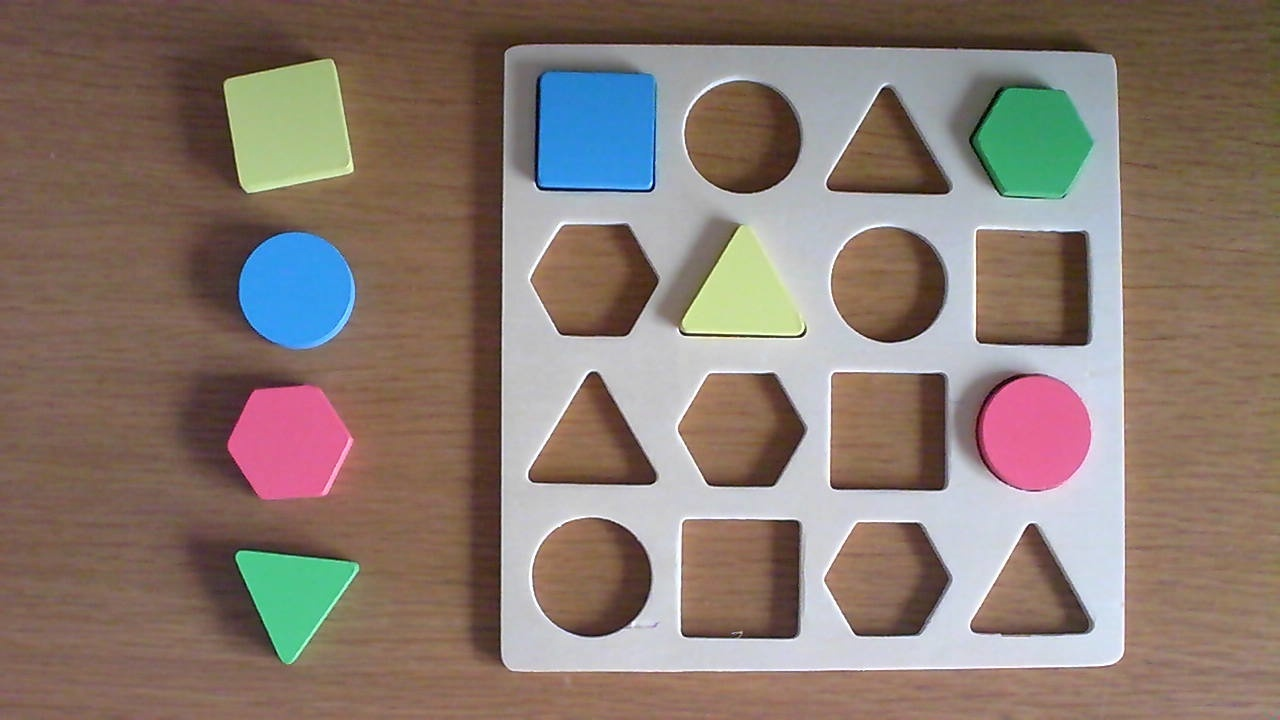
#> input picture src/img/img.jpg, 1280 x 720 px
$ python -i segment_color.py   (imports and definitions only)
#> lines starting #> are read from the running program, lines starting #| are printed output that depends on the picture; after the words box and inside, x2 and y2 are one past the last pixel; in counts of white or black regions, pixels touching at a corner belong together
#> further down, picture is the input picture: shape (720, 1280, 3); mean B, G, R 111.8, 121.1, 136.8
#> in get_segmented_imgs, `self.lab = cv2.cvtColor(img, cv2.COLOR_BGR2Lab)`: self.lab: shape (720, 1280, 3); mean of channels 0, 1, 2 132.5, 133.9, 136.4
import cv2
import numpy as np

'''Clase para segmentar por colores usando color lab'''
class SegmentColor:

    def __init__(self):
        self.img = None
        self.lab = None

    '''Mascara de color azul'''
    def _get_blue_shapes(self):
        lower = np.array([80, -50, -30])
        upper = np.array([255, 185, 120])
        mask = cv2.inRange(self.lab, lower, upper)
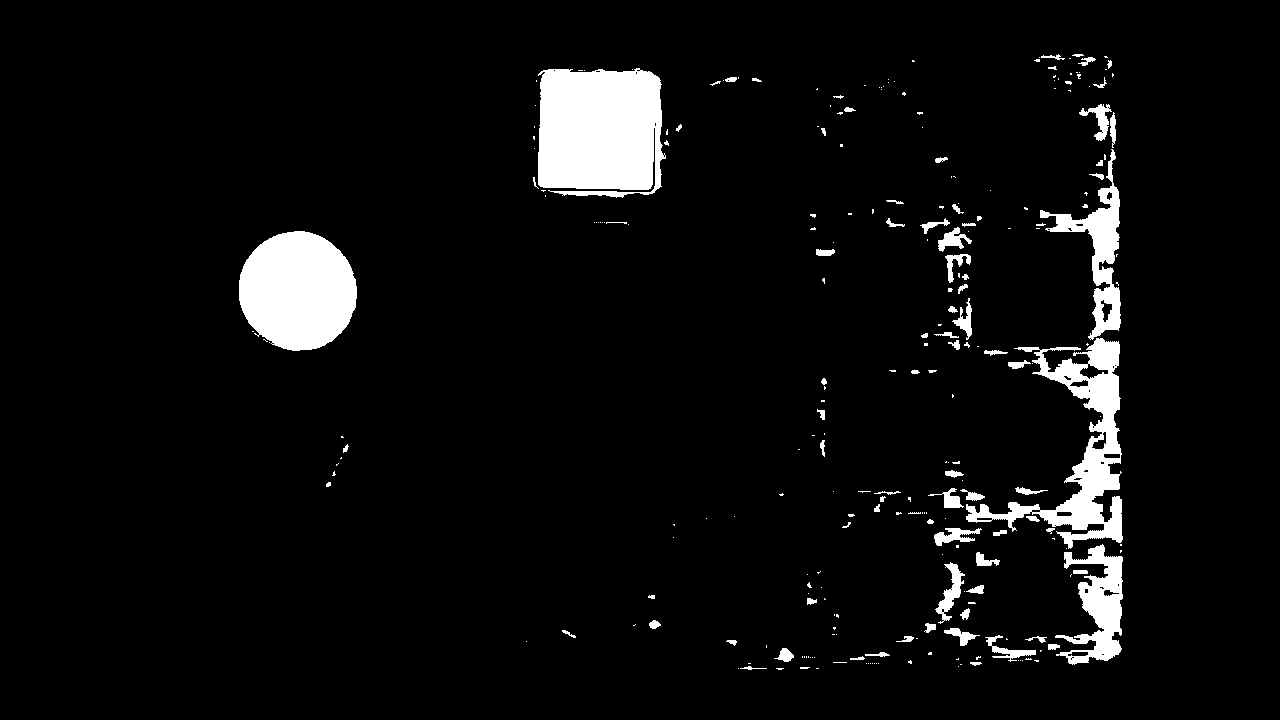
#> mask: shape (720, 1280); 5.5% white; 260 white regions (175 under 20 px), largest, box (x1, y1, x2, y2) and area: (538, 68, 666, 198) 14659, (239, 231, 357, 351) 11031, (966, 338, 1123, 549) 8894
        return self._delete_noise(self.img, mask)

    '''Mascara de color verde'''
    def _get_green_shapes(self):
        lower = np.array([0, -100, 0])
        upper = np.array([200, 120, 180])
        mask = cv2.inRange(self.lab, lower, upper)
        return self._delete_noise(self.img, mask)

    '''Mascara de color rojo'''
    def _get_red_shapes(self):
        lower = np.array([0, 150, -255])
        upper = np.array([255, 255, 255])
        mask = cv2.inRange(self.lab, lower, upper)
        return self._delete_noise(self.img, mask)

    '''Mascara de color amarillo'''
    def _get_yellow_shapes(self):
        lower = np.array([185, 100, 140])
        upper = np.array([255, 120, 255])
        mask = cv2.inRange(self.lab, lower, upper)
        return self._delete_noise(self.img, mask)

    '''Metodo para eliminar ruido y mejorar la deteccion del la fomra con color uniforme'''
    def _delete_noise(self, img, mask, soft=True):
#> called with soft = True
        if soft:
            # Se aplica una operación de apertura para eliminar el ruido
            kernel = cv2.getStructuringElement(cv2.MORPH_ELLIPSE, (11, 11))
            mask = cv2.morphologyEx(mask, cv2.MORPH_OPEN, kernel)
#> mask: shape (720, 1280); 4% white; 20 white regions, largest, box (x1, y1, x2, y2) and area: (538, 69, 662, 190) 13767, (239, 231, 357, 351) 11009, (1082, 546, 1122, 658) 2595
            # Aplicar una operación de cierre para unir áreas de piel cercanas
            mask = cv2.morphologyEx(mask, cv2.MORPH_CLOSE, kernel)
#> mask: shape (720, 1280); 4.1% white; 12 white regions, largest, box (x1, y1, x2, y2) and area: (538, 69, 662, 190) 13774, (239, 231, 357, 351) 11009, (1043, 338, 1122, 541) 6458
            # Refinar la máscara mediante suavizado y eliminación de pequeños componentes
            mask = cv2.GaussianBlur(mask, (5, 5), 0)
        mask = cv2.erode(mask, None, iterations=2)
        mask = cv2.dilate(mask, None, iterations=2)
        #Se aplica la mascara a la imagen y se obtiene el resultado
        return cv2.bitwise_and(img, img, mask=mask)

    '''Metodo principal para optener la segmetacion por colores con los filtros definidos'''
    def get_segmented_imgs(self, img):
        self.img = img
        #Se necesita la imagen en Color Lab ya que los colores se ven mejor
        self.lab = cv2.cvtColor(img, cv2.COLOR_BGR2Lab)
        #Se aplican los filtros
        b = self._get_blue_shapes()
        g = self._get_green_shapes()
#> in _get_green_shapes, `mask = cv2.inRange(self.lab, lower, upper)`: mask: shape (720, 1280); 3.5% white; 76 white regions (61 under 20 px), largest, box (x1, y1, x2, y2) and area: (224, 59, 349, 188) 11691, (970, 80, 1104, 205) 11560, (233, 549, 362, 665) 8255
#> in _delete_noise (call 2), `mask = cv2.morphologyEx(mask, cv2.MORPH_OPEN, kernel)`: mask: shape (720, 1280); 3.2% white; 3 white regions, box (x1, y1, x2, y2) and area: (225, 59, 349, 180) 11492, (972, 83, 1099, 201) 11060, (238, 550, 354, 661) 7064
#> in _delete_noise (call 2), `mask = cv2.morphologyEx(mask, cv2.MORPH_CLOSE, kernel)`: mask: shape (720, 1280); 3.2% white; 3 white regions, box (x1, y1, x2, y2) and area: (225, 59, 349, 180) 11510, (972, 83, 1099, 201) 11135, (238, 550, 354, 661) 7079
        r = self._get_red_shapes()
#> in _get_red_shapes, `mask = cv2.inRange(self.lab, lower, upper)`: mask: shape (720, 1280); 2.5% white; 9 white regions (7 under 20 px), largest, box (x1, y1, x2, y2) and area: (225, 383, 361, 502) 12438, (975, 374, 1092, 492) 10747
#> call 3 of _delete_noise, with soft = True
#> in _delete_noise (call 3), `mask = cv2.morphologyEx(mask, cv2.MORPH_OPEN, kernel)`: mask: shape (720, 1280); 2.5% white; 2 white regions, box (x1, y1, x2, y2) and area: (226, 383, 359, 502) 12341, (975, 374, 1092, 492) 10720
#> in _delete_noise (call 3), `mask = cv2.morphologyEx(mask, cv2.MORPH_CLOSE, kernel)`: mask: shape (720, 1280); 2.5% white; 2 white regions, box (x1, y1, x2, y2) and area: (226, 383, 359, 502) 12351, (975, 374, 1092, 492) 10721
#> in _delete_noise (call 3), `return cv2.bitwise_and(img, img, mask=mask)`:
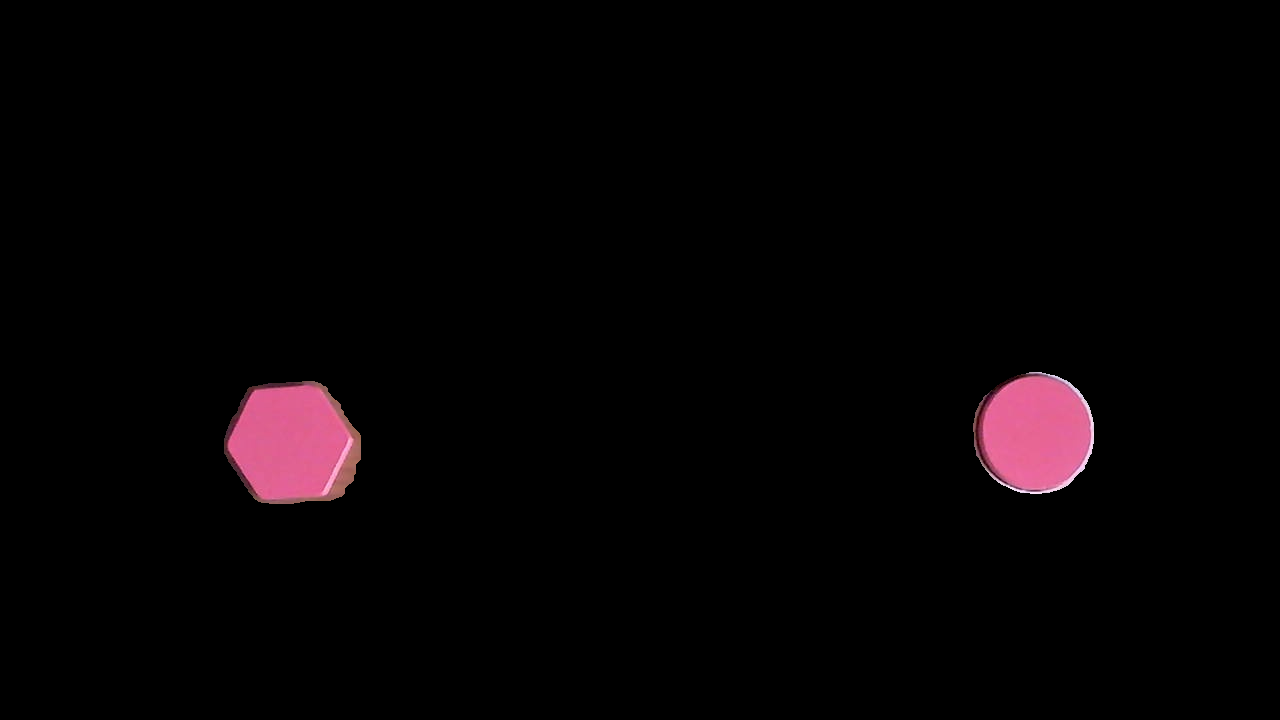
#> returned value: shape (720, 1280, 3); mean of channels 0, 1, 2 3.8, 2.7, 5.8; drawn as B, G, R
        y = self._get_yellow_shapes()
#> in _get_yellow_shapes, `mask = cv2.inRange(self.lab, lower, upper)`: mask: shape (720, 1280); 2.1% white; 35 white regions (32 under 20 px), largest, box (x1, y1, x2, y2) and area: (224, 64, 353, 193) 11119, (682, 224, 806, 336) 8016, (310, 60, 326, 64) 23
#> call 4 of _delete_noise, with soft = True
#> in _delete_noise (call 4), `mask = cv2.morphologyEx(mask, cv2.MORPH_OPEN, kernel)`:
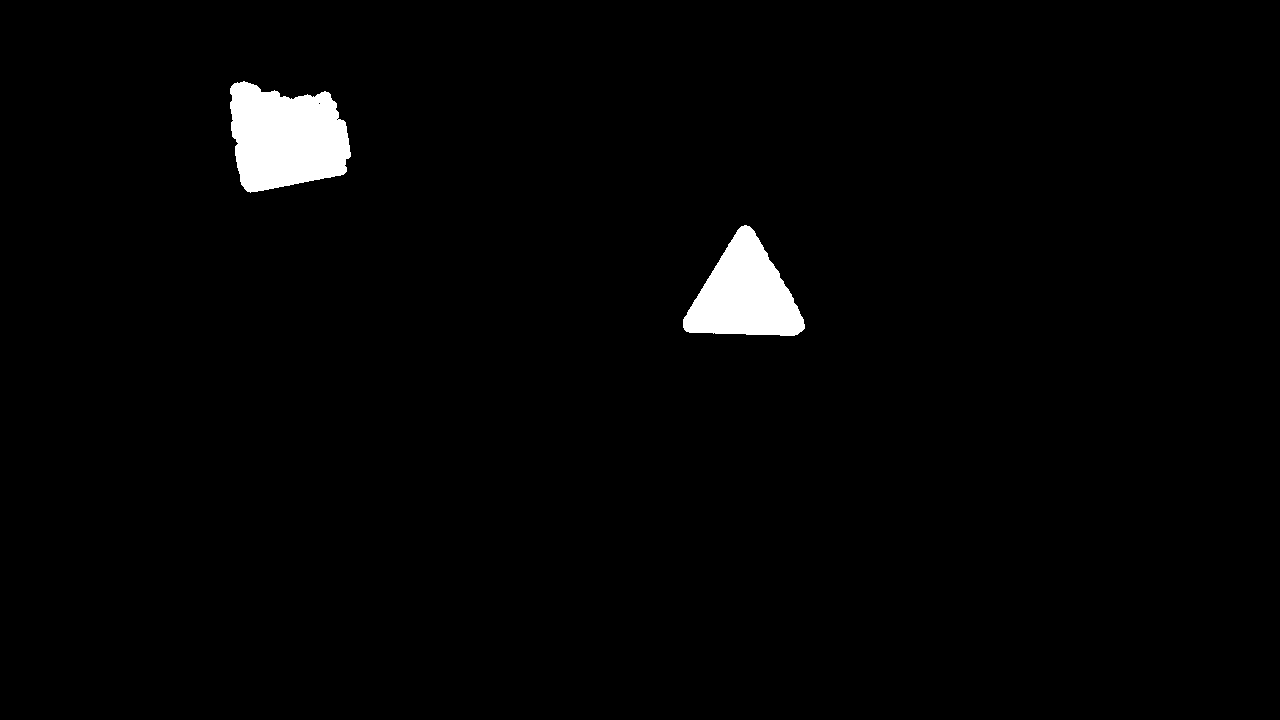
#> mask: shape (720, 1280); 2% white; 2 white regions, box (x1, y1, x2, y2) and area: (230, 81, 351, 193) 10196, (683, 225, 805, 336) 7989
#> in _delete_noise (call 4), `mask = cv2.morphologyEx(mask, cv2.MORPH_CLOSE, kernel)`: mask: shape (720, 1280); 2% white; 2 white regions, box (x1, y1, x2, y2) and area: (230, 81, 351, 193) 10233, (683, 225, 805, 336) 7989
#> in _delete_noise (call 4), `return cv2.bitwise_and(img, img, mask=mask)`:
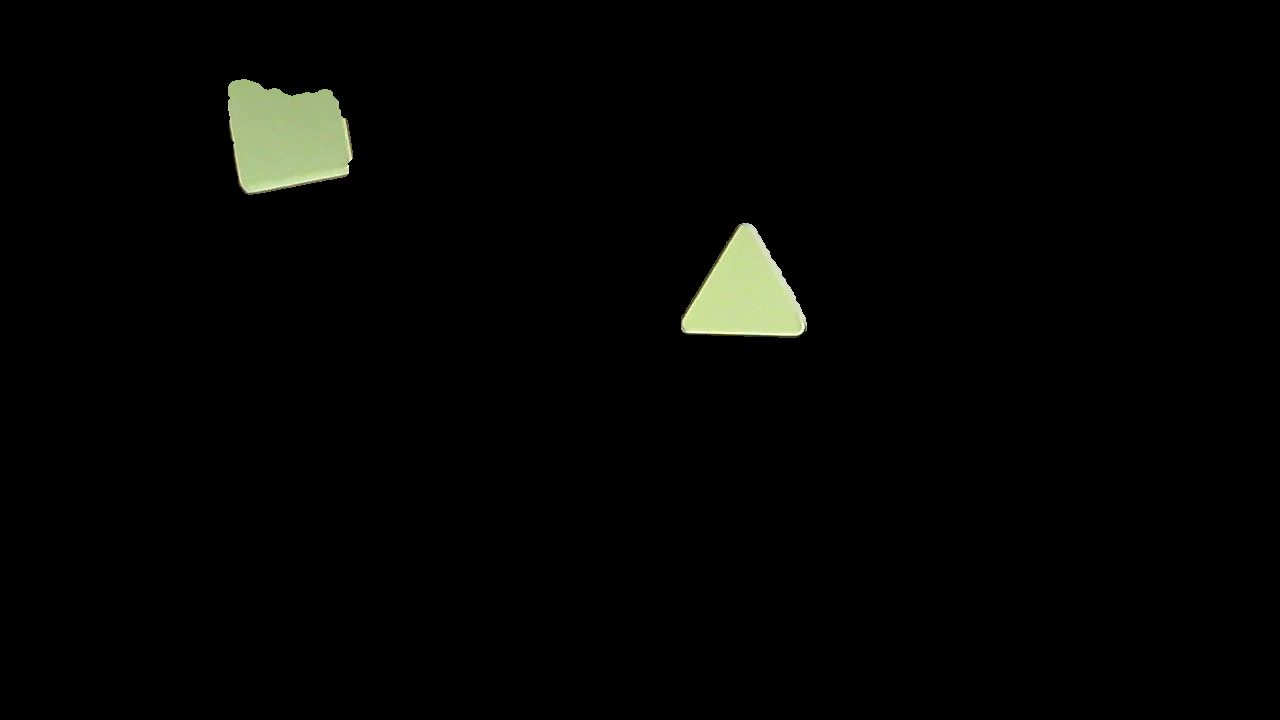
#> returned value: shape (720, 1280, 3); mean of channels 0, 1, 2 3.1, 4.4, 4; drawn as B, G, R
        #Se devuelven una imagen para cada color
        return {'blue': b, 'green': g, 'red': r, 'yellow': y}

>>> import cv2
>>> picture = cv2.imread('../img/img.jpg')
>>> result = SegmentColor().get_segmented_imgs(picture)
#> result = 4 items
